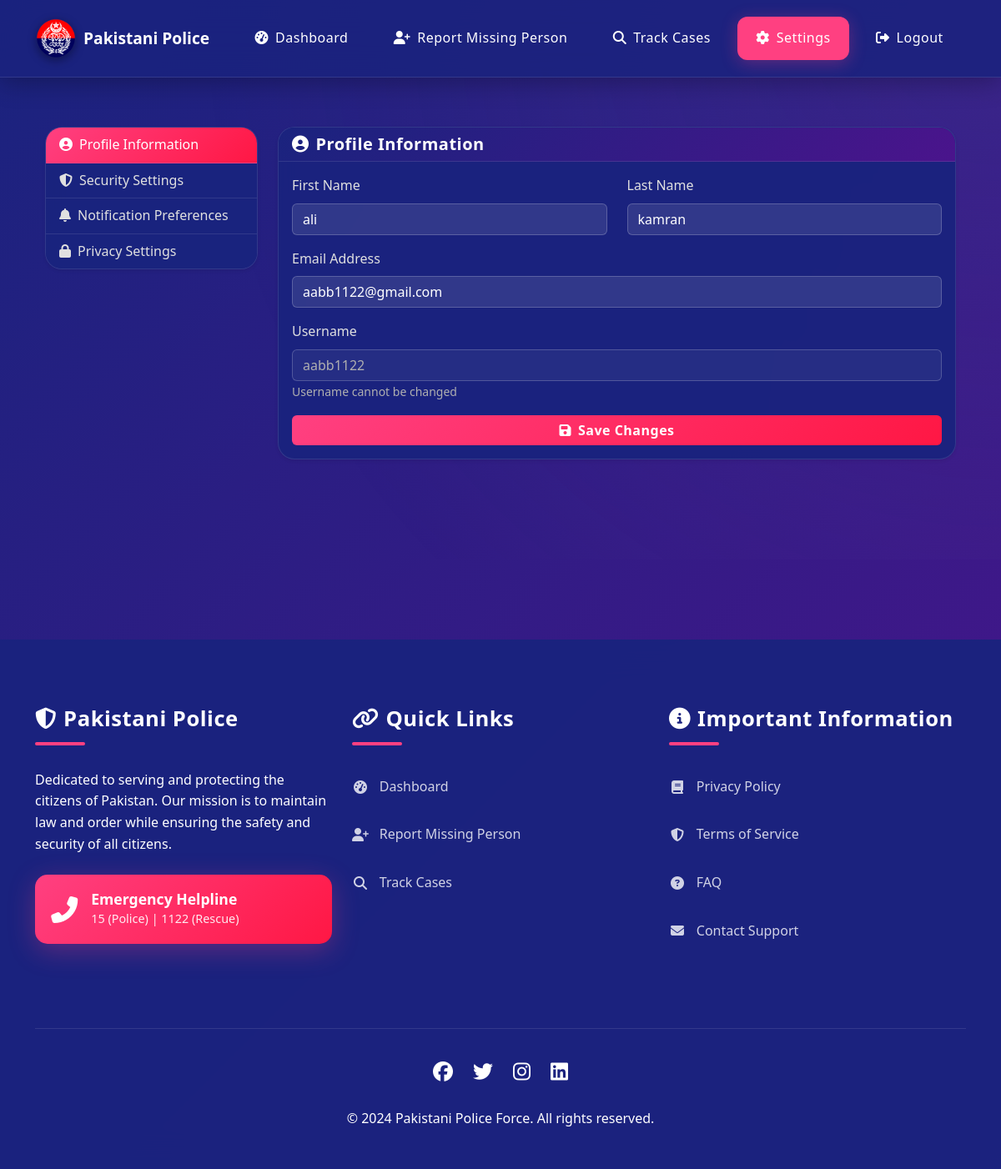
The page /user/profile/ (signed in) on the database its author committed.
### frontend/models.py (models this page shows, shortened)
class User(AbstractUser):
    USER_TYPE_CHOICES = (
        ('user', 'Regular User'),
        ('officer', 'Police Officer'),
        ('admin', 'Admin'),
    )
    RANK_CHOICES = (
        ('IGP', 'Inspector General of Police (IGP)'),
        ('DIG', 'Deputy Inspector General (DIG)'),
        ('SSP', 'Senior Superintendent of Police (SSP)'),
        ('SP', 'Superintendent of Police (SP)'),
        ('DSP', 'Deputy Superintendent of Police (DSP)'),
        ('ASP', 'Assistant Superintendent of Police (ASP)'),
        ('Inspector', 'Inspector'),
        ('SI', 'Sub-Inspector (SI)'),
        ('ASI', 'Assistant Sub-Inspector (ASI)'),
        ('HC', 'Head Constable (HC)'),
        ('Constable', 'Constable'),
    )
    user_type = models.CharField(max_length=10, choices=USER_TYPE_CHOICES, default='user')
    phone_number = models.CharField(max_length=15, blank=True)
    address = models.TextField(blank=True)
    profile_picture = models.ImageField(upload_to='profile_pictures/', blank=True, null=True)
    date_of_birth = models.DateField(null=True, blank=True)
    is_verified = models.BooleanField(default=False)
    created_at = models.DateTimeField(auto_now_add=True)
    updated_at = models.DateTimeField(auto_now=True)
    cnic = models.CharField(max_length=15, unique=True, blank=True, null=True, help_text="Format: 12345-1234567-1")
    rank = models.CharField(max_length=20, choices=RANK_CHOICES, blank=True, null=True)
    groups = models.ManyToManyField(
        'auth.Group',
        verbose_name=_('groups'),
        blank=True,
        help_text=_(
            'The groups this user belongs to. A user will get all permissions '
            'granted to each of their groups.'
        ),
        related_name='frontend_user_set',
        related_query_name='frontend_user'
    )
    user_permissions = models.ManyToManyField(
        'auth.Permission',
        verbose_name=_('user permissions'),
        blank=True,
        help_text=_('Specific permissions for this user.'),
        related_name='frontend_user_set',
        related_query_name='frontend_user'
    )
    class Meta:
        verbose_name = _('user')
        verbose_name_plural = _('users')
        db_table = 'frontend_user'

### user/views.py (the view, shortened to what this page needs)
# urls.py: path('profile/', views.user_profile, name='user_profile'),
@login_required
def user_profile(request):
    return render(request, 'user_profile.html')

### user/templates/user_profile.html (shortened to what this page needs)
{% extends 'base_users.html' %}
{% load static %}
{% block content %}
<div class="container py-4">
    <div class="row">
        <div class="col-md-3 mb-4">
            <div class="card shadow-sm">
                <div class="card-body p-0">
                    <div class="list-group list-group-flush">
                        <a href="#profile" class="list-group-item list-group-item-action active" data-bs-toggle="list">
                            <i class="fas fa-user-circle me-2"></i>Profile Information
                        </a>
                        <a href="#security" class="list-group-item list-group-item-action" data-bs-toggle="list">
                            <i class="fas fa-shield-alt me-2"></i>Security Settings
                        </a>
                        <a href="#notifications" class="list-group-item list-group-item-action" data-bs-toggle="list">
                            <i class="fas fa-bell me-2"></i>Notification Preferences
                        </a>
                        <a href="#privacy" class="list-group-item list-group-item-action" data-bs-toggle="list">
                            <i class="fas fa-lock me-2"></i>Privacy Settings
                        </a>
                    </div>
                </div>
            </div>
        </div>
        <div class="col-md-9">
            <div class="tab-content">
                <div class="tab-pane fade show active" id="profile">
                    <div class="card shadow-sm">
                        <div class="card-header bg-primary text-white d-flex justify-content-between align-items-center">
                            <h5 class="mb-0"><i class="fas fa-user-circle me-2"></i>Profile Information</h5>
                        </div>
                        <div class="card-body">
                            <form method="POST" class="needs-validation" novalidate>
                                <div class="row">
                                    <div class="col-md-6 mb-3">
                                        <label for="first_name" class="form-label">First Name</label>
                                        <input type="text" class="form-control" id="first_name" name="first_name" value="{{ request.user.first_name }}" required>
                                    </div>
                                    <div class="col-md-6 mb-3">
                                        <label for="last_name" class="form-label">Last Name</label>
                                        <input type="text" class="form-control" id="last_name" name="last_name" value="{{ request.user.last_name }}" required>
                                    </div>
                                </div>
                                <div class="mb-3">
                                    <label for="email" class="form-label">Email Address</label>
                                    <input type="email" class="form-control" id="email" name="email" value="{{ request.user.email }}" required>
                                </div>
                                <div class="mb-3">
                                    <label for="username" class="form-label">Username</label>
                                    <input type="text" class="form-control" id="username" value="{{ request.user.username }}" disabled>
                                    <small class="text-muted">Username cannot be changed</small>
                                </div>
                                <div class="d-grid gap-2">
                                    <button type="submit" class="btn btn-primary">
                                        <i class="fas fa-save me-2"></i>Save Changes
                                    </button>
                                </div>
                            </form>
                        </div>
                    </div>
                </div>
            </div>
        </div>
    </div>
</div>
{% endblock %}

### user/templates/user_profile.html (style rules this page uses)
.card { background: rgba(26, 35, 126, 0.95); border: 1px solid rgba(255, 255, 255, 0.1); backdrop-filter: blur(10px); }
.card-header { background: linear-gradient(135deg, #1a237e, #4a148c) !important; border-bottom: 1px solid rgba(255, 255, 255, 0.1); }
.card-header h5 { color: #ffffff; font-weight: 600; letter-spacing: 0.5px; }
.form-label { color: #e0e0e0; font-weight: 500; margin-bottom: 0.5rem; }
.form-control { background: rgba(255, 255, 255, 0.1); border: 1px solid rgba(255, 255, 255, 0.2); color: #ffffff; transition: all 0.3s ease; }
.form-control:disabled { background: rgba(255, 255, 255, 0.05); color: #b0b0b0; }
.text-muted { color: #b0b0b0 !important; }
.list-group-item { background: rgba(26, 35, 126, 0.95); border: 1px solid rgba(255, 255, 255, 0.1); color: #e0e0e0; transition: all 0.3s ease; }
.list-group-item.active { background: linear-gradient(135deg, #ff4081, #ff1744); border-color: #ff4081; color: #ffffff; }
.btn-primary { background: linear-gradient(135deg, #ff4081, #ff1744); border: none; color: #ffffff; font-weight: 600; letter-spacing: 0.5px; transition: all 0.3s ease; }
.card-body { color: #e0e0e0; }
.tab-pane { animation: fadeIn 0.3s ease-in-out; }

### rows shown on the page
User: first_name "ali", last_name "kamran", email "aabb1122@gmail.com", user.username "aabb1122"
